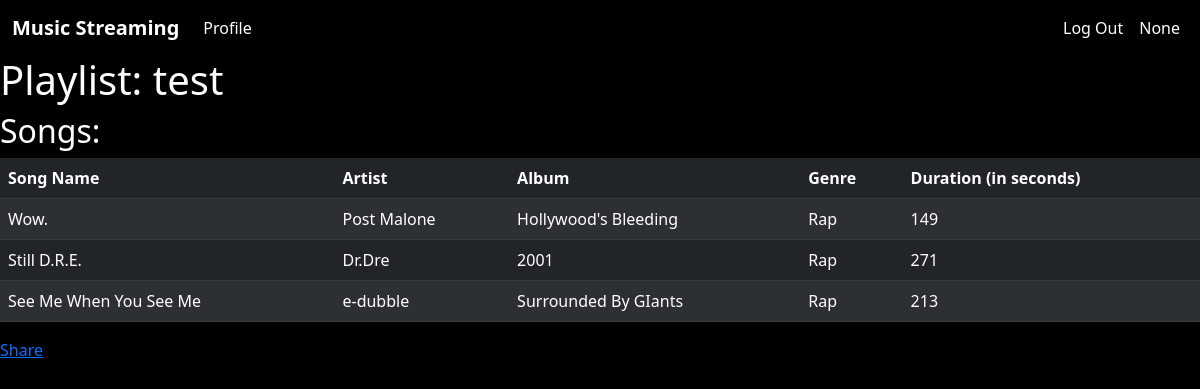
Screenshot of /20/playlist_detail/ (signed in) with the database file from the repository.
### users/models.py (models this page shows)
class CustomUser(AbstractUser):
    name = models.CharField(max_length=20, null=True, blank=True)

### songs/models.py (models this page shows, shortened)
class Playlist(models.Model):
    name = models.CharField(max_length=50)
    description = models.CharField(max_length=50)
    songs = models.ManyToManyField(Songs, blank=True, default=None)
    owner = models.ForeignKey(settings.AUTH_USER_MODEL, on_delete=models.CASCADE)

class Songs(models.Model):
    title = models.CharField(max_length=50)
    artist = models.CharField(max_length=50)
    album = models.CharField(max_length=50)
    genre = models.CharField(max_length=50)
    year = models.IntegerField()
    length = models.IntegerField()

### songs/views.py (the view)
# urls.py: path('<int:pk>/playlist_detail/', views.PlaylistDetailView.as_view(), name='playlist_detail'),
class PlaylistDetailView(LoginRequiredMixin, DetailView):
    model = Playlist
    template_name = 'playlistDetail.html'
    success_url = reverse_lazy('profile')

### templates/playlistDetail.html
{% extends 'base.html' %}
{% block content %}
    <h1 style = "color: white;">Playlist: {{ object.name }}</h1>
    {% if object.songs %}
        <h2 style = "color: white;"> Songs: </h2>
        <div class = "table-responsive">
            <table class = "table table-striped table-dark">
                <thead>
                    <tr>
                        <th>Song Name</th>
                        <th>Artist</th>
                        <th>Album</th>
                        <th>Genre</th>
                        <th>Duration (in seconds)</th>
                    </tr>
                </thead>
                <tbody>
                    {% for song in object.songs.all %}
                        <tr>
                            <td>{{ song.title }}</td>
                            <td>{{ song.artist }}</td>
                            <td>{{ song.album }}</td>
                            <td>{{ song.genre }}</td>
                            <td>{{ song.length }}</td>
                        </tr>
                    {% endfor %}
                </tbody>
            </table>
        </div>
    {% else%}
        <p style = "color: white;"> You haven't added any songs to this playlist yet!</p>
    {% endif %}
    <a href="{% url 'share_playlist' object.pk %}">Share</a>
{% endblock %}

### templates/base.html (shortened to what this page needs)
<!DOCTYPE html>
<html data-bs-theme = "dark">
    {% load static %}
    <head>
        <link href="https://cdn.jsdelivr.net/npm/bootstrap@5.2.3/dist/css/bootstrap.min.css" rel="stylesheet"
>
    </head>
    <header>
            <nav class = "navbar navbar-expand-lg navbar-dark shadow align-items-center">
                <div class = "container-fluid justify-content-center">
                    <a class = "navbar-brand fw-bold" href = "{% url 'index' %}">Music Streaming</a>
                    {% if user.is_authenticated %}
                        <ul class = "navbar-nav me-auto mb-2 mb-lg-0">
                            <li class = "nav-item">
                                <a class = "nav-link active" aria-current = "page" href = "{% url 'profile' %}">Profile</a>
                            </li>
                        </ul>
                        <ul class = "navbar-nav ms-auto mb-2 mb-lg-0">
                            <li class = "nav-item">
                                <a class = "nav-link active" aria-current = "page" href = "{% url 'logout' %}">Log Out</a>
                            </li>
                            <li class = "nav-item">
                                <a class = "nav-link active" aria-current = "page" href = "">{{ user.name }}</a>
                            </li>
                        </ul>
                    {% endif %}
                </div>
            </nav>
    </header>
    <body style = "background-color: black;">
        {% block content %}{% endblock content %}
    </body>
</html>

### rows the page displays
CustomUser: name "None"
Playlist: name "test"
Songs: title "Wow.", artist "Post Malone", album "Hollywood's Bleeding", genre "Rap", length "149"
Songs: title "Still D.R.E.", artist "Dr.Dre", album "2001", genre "Rap", length "271"
Songs: title "See Me When You See Me", artist "e-dubble", album "Surrounded By GIants", genre "Rap", length "213"
